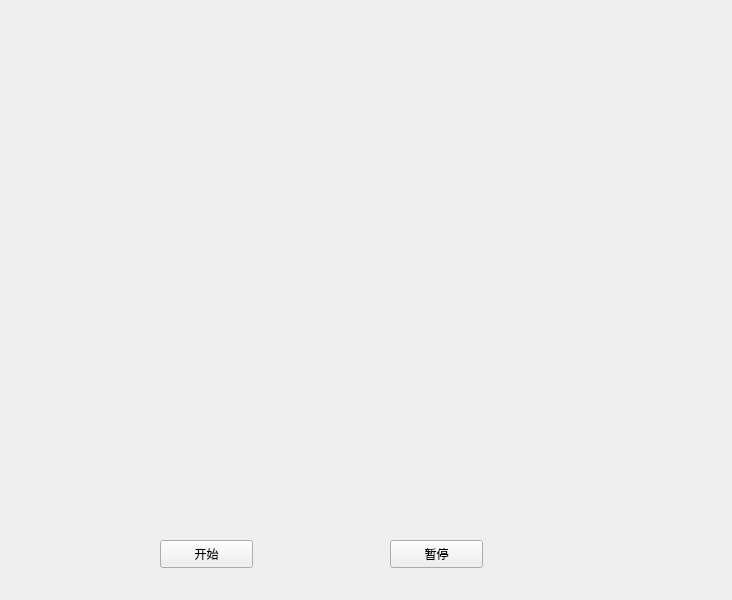
<?xml version="1.0" encoding="UTF-8"?>
<ui version="4.0">
 <class>Widget</class>
 <widget class="QWidget" name="Widget">
  <property name="geometry">
   <rect>
    <x>0</x>
    <y>0</y>
    <width>732</width>
    <height>600</height>
   </rect>
  </property>
  <property name="windowTitle">
   <string>Widget</string>
  </property>
  <widget class="QLabel" name="label">
   <property name="geometry">
    <rect>
     <x>40</x>
     <y>10</y>
     <width>661</width>
     <height>491</height>
    </rect>
   </property>
   <property name="text">
    <string/>
   </property>
   <property name="scaledContents">
    <bool>true</bool>
   </property>
  </widget>
  <widget class="QPushButton" name="startButton">
   <property name="geometry">
    <rect>
     <x>160</x>
     <y>540</y>
     <width>93</width>
     <height>28</height>
    </rect>
   </property>
   <property name="text">
    <string>开始</string>
   </property>
  </widget>
  <widget class="QPushButton" name="stopButton">
   <property name="geometry">
    <rect>
     <x>390</x>
     <y>540</y>
     <width>93</width>
     <height>28</height>
    </rect>
   </property>
   <property name="text">
    <string>暂停</string>
   </property>
  </widget>
 </widget>
 <resources/>
 <connections/>
</ui>
